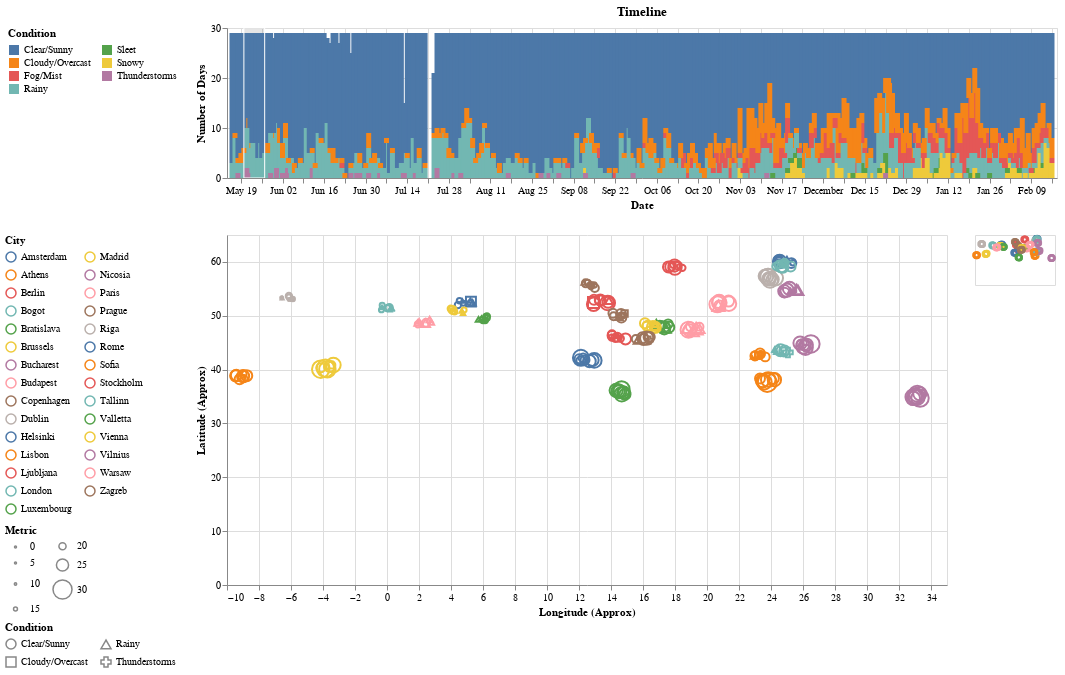

Here is the notebook cell this chart was saved with:
### Code cell
WIDTH, HEIGHT = 800, 500

# Date selection
date_range = (dt.date(2024, 5, 20), dt.date(2024, 5, 27))
date_selection = alt.selection_interval(encodings=['x'], value={'x': date_range})

# Metric dropdown
dropdown = alt.binding_select(
    options=['temperature_celsius', 'humidity'],
    labels=['Temperature °C', 'Humidity %'],
    name='Metric '
)
size_param = alt.param(value='temperature_celsius', bind=dropdown)

# Scaling exponent slider
exp_slider = alt.binding_range(min=1, max=10, step=1, name='Metric Scaling Exponent:')
exp_selection = alt.param(value=5, bind=exp_slider)

# Condition selection
condition_selection = alt.selection_point(fields=['condition'], bind='legend')

# ID point selection
id_point = alt.selection_point(fields=['id'])
id_match = alt.expr.test(id_point.id, alt.datum.id)

# Day, week, month, season selections
day_point = alt.selection_point(fields=['_day', '_week', '_month'])
day_checkbox = alt.param(value=False, bind=alt.binding_checkbox(name='Select same day'))
day_matches = alt.expr.test(day_point._day, alt.datum._day) & alt.expr.test(day_point._week, alt.datum._week) & alt.expr.test(day_point._month, alt.datum._month)

week_point = alt.selection_point(fields=['_week'])
week_checkbox = alt.param(value=False, bind=alt.binding_checkbox(name='Select same week #'))
week_matches = alt.expr.test(week_point._week, alt.datum._week)

month_point = alt.selection_point(fields=['_month'])
month_checkbox = alt.param(value=False, bind=alt.binding_checkbox(name='Select same month'))
month_matches = alt.expr.test(month_point._month, alt.datum._month)

season_point = alt.selection_point(fields=['season'])
season_checkbox = alt.param(value=False, bind=alt.binding_checkbox(name='Select same season'))
season_matches = alt.expr.test(season_point.season, alt.datum.season)

not_checkbox = (~day_checkbox & ~week_checkbox & ~month_checkbox & ~season_checkbox)
selection_boolean = not_checkbox | \
                    (day_checkbox & day_matches) | \
                    (week_checkbox & week_matches) | \
                    (month_checkbox & month_matches) | \
                    (season_checkbox & season_matches)

scale_bind = alt.selection_interval(bind='scales')

# Temperature range sliders (min and max)
temp_min_slider = alt.binding_range(min=df['temperature_celsius'].min(), max=df['temperature_celsius'].max(), step=0.1, name='Temperature (°C) Min:')
temp_max_slider = alt.binding_range(min=df['temperature_celsius'].min(), max=df['temperature_celsius'].max(), step=0.1, name='Temperature (°C) Max:')
temp_min = alt.param(value=df['temperature_celsius'].min(), bind=temp_min_slider)
temp_max = alt.param(value=df['temperature_celsius'].max(), bind=temp_max_slider)

# Humidity range sliders (min and max)
humidity_min_slider = alt.binding_range(min=df['humidity'].min(), max=df['humidity'].max(), step=0.1, name='Humidity (%) Min:')
humidity_max_slider = alt.binding_range(min=df['humidity'].min(), max=df['humidity'].max(), step=0.1, name='Humidity (%) Max:')
humidity_min = alt.param(value=df['humidity'].min(), bind=humidity_min_slider)
humidity_max = alt.param(value=df['humidity'].max(), bind=humidity_max_slider)

search_box = alt.param(
    value='',
    bind=alt.binding(input='search', placeholder='City', name='Search ')
)
search_matches = alt.expr.test(alt.expr.regexp(search_box, 'i'), alt.datum.location_name)

# Minimap
minimap = alt.Chart(df).mark_point().encode(
    x=alt.X('longitude_jitter:Q', title=None, axis=None),
    y=alt.Y('latitude_jitter:Q', title=None, axis=None),
    color=alt.when(scale_bind).then(alt.Color('location_name:N', legend=None)).otherwise(alt.value('lightgray')),
).transform_filter(
    date_selection
).transform_filter(
    selection_boolean
).transform_filter(
    search_matches,
).properties(
    width=0.1 * WIDTH,
    height=0.1 * HEIGHT,
)

# Scatter plot
scatter = alt.Chart(df).mark_point().encode(
    x=alt.X('longitude_jitter:Q', title='Longitude (Approx)'),
    y=alt.Y('latitude_jitter:Q', title='Latitude (Approx)'),
    shape=alt.Shape('condition:N', title='Condition', legend=alt.Legend(orient='left', columns=2)),
    color=alt.Color('location_name:N', title='City', legend=alt.Legend(orient='left', columns=2)),
    size=alt.Size('size:Q', title='Metric', scale=alt.Scale(type='pow', exponent=exp_selection), legend=alt.Legend(orient='left', columns=2)),
    opacity=alt.condition((selection_boolean & id_match), alt.value(1.0), alt.value(0.2)),
    tooltip=[alt.Tooltip('location_name', title='City'),
             alt.Tooltip('condition', title='Condition'),
             alt.Tooltip('date', title='Date'),
             alt.Tooltip('week', title='Week #'),
             alt.Tooltip('season', title='Season'),
             alt.Tooltip('temperature_celsius', title='Temperature (°C)'),
             alt.Tooltip('humidity', title='Humidity (%)')],
).transform_filter(
    date_selection
).transform_filter(
    scale_bind
).transform_filter(
    condition_selection
).transform_filter(
    alt.datum.temperature_celsius >= temp_min
).transform_filter(
    alt.datum.temperature_celsius <= temp_max
).transform_filter(
    alt.datum.humidity >= humidity_min
).transform_filter(
    alt.datum.humidity <= humidity_max
).transform_filter(
    selection_boolean
).transform_filter(
    search_matches,
).add_params(
    search_box,
    scale_bind,
    size_param,
    exp_selection,
    id_point,
    day_point, day_checkbox,
    week_point, week_checkbox,
    month_point, month_checkbox,
    season_point, season_checkbox,
    temp_min,
    temp_max,
    humidity_min,
    humidity_max,
).transform_calculate(
    size=f'datum[{size_param.name}]',
).properties(
    width=0.9 * WIDTH,
    height=0.7 * HEIGHT,
)

# Timeline
timeline = alt.Chart(df).mark_bar().encode(
    x=alt.X('date:T', title='Date'),
    y=alt.Y('count():Q', title='Number of Days'),
    color=alt.Color('condition:N', title='Condition', legend=alt.Legend(orient='left', columns=2)),
    opacity=alt.condition(condition_selection, alt.value(1), alt.value(0.2)),
    tooltip=[alt.Tooltip('date:T', title='Date'),
             alt.Tooltip('week', title='Week #'),
             alt.Tooltip('season', title='Season'),
             alt.Tooltip('condition', title='Condition'),
             alt.Tooltip('count():Q', title='No. of Days')]
).add_params(
    date_selection,
    condition_selection
).properties(
    title='Timeline',
    width=WIDTH + 30,
    height=0.3 * HEIGHT,
).transform_filter(
    selection_boolean
).transform_filter(
    search_matches,
)

# Combine charts
systemB = alt.vconcat(timeline, (scatter | minimap)).resolve_scale(
    color='independent',
    shape='independent',
    size='independent',
).properties(
    # title='System B'
)
systemB.save('systemB.html')
systemB

### Figure 1 — Vega-Lite specification as saved in the notebook (floating-point values rounded to 4 significant figures; data arrays with more than 128 entries replaced by an {"elided": "..."} marker saying what was removed)
{"config": {"view": {"continuousWidth": 300, "continuousHeight": 300}}, "vconcat": [{"mark": {"type": "bar"}, "encoding": {"color": {"field": "condition", "legend": {"columns": 2, "orient": "left"}, "title": "Condition", "type": "nominal"}, "opacity": {"condition": {"param": "param_4", "value": 1}, "value": 0.2}, "tooltip": [{"field": "date", "title": "Date", "type": "temporal"}, {"field": "week", "title": "Week #", "type": "quantitative"}, {"field": "season", "title": "Season", "type": "nominal"}, {"field": "condition", "title": "Condition", "type": "nominal"}, {"aggregate": "count", "title": "No. of Days", "type": "quantitative"}], "x": {"field": "date", "title": "Date", "type": "temporal"}, "y": {"aggregate": "count", "title": "Number of Days", "type": "quantitative"}}, "height": 150.0, "name": "view_2", "title": "Timeline", "transform": [{"filter": "((((((((!param_7) && (!param_9)) && (!param_11)) && (!param_13)) || (param_7 && ((test(param_6._day,datum._day) && test(param_6._week,datum._week)) && test(param_6._month,datum._month)))) || (param_9 && test(param_8._week,datum._week))) || (param_11 && test(param_10._month,datum._month))) || (param_13 && test(param_12.season,datum.season)))"}, {"filter": "test(regexp(param_19,'i'),datum.location_name)"}], "width": 830}, {"hconcat": [{"mark": {"type": "point"}, "encoding": {"color": {"field": "location_name", "legend": {"columns": 2, "orient": "left"}, "title": "City", "type": "nominal"}, "opacity": {"condition": {"test": "(((((((((!param_7) && (!param_9)) && (!param_11)) && (!param_13)) || (param_7 && ((test(param_6._day,datum._day) && test(param_6._week,datum._week)) && test(param_6._month,datum._month)))) || (param_9 && test(param_8._week,datum._week))) || (param_11 && test(param_10._month,datum._month))) || (param_13 && test(param_12.season,datum.season))) && test(param_5.id,datum.id))", "value": 1.0}, "value": 0.2}, "shape": {"field": "condition", "legend": {"columns": 2, "orient": "left"}, "title": "Condition", "type": "nominal"}, "size": {"field": "size", "legend": {"columns": 2, "orient": "left"}, "scale": {"exponent": {"expr": "param_3"}, "type": "pow"}, "title": "Metric", "type": "quantitative"}, "tooltip": [{"field": "location_name", "title": "City", "type": "nominal"}, {"field": "condition", "title": "Condition", "type": "nominal"}, {"field": "date", "title": "Date", "type": "temporal"}, {"field": "week", "title": "Week #", "type": "quantitative"}, {"field": "season", "title": "Season", "type": "nominal"}, {"field": "temperature_celsius", "title": "Temperature (°C)", "type": "quantitative"}, {"field": "humidity", "title": "Humidity (%)", "type": "quantitative"}], "x": {"field": "longitude_jitter", "title": "Longitude (Approx)", "type": "quantitative"}, "y": {"field": "latitude_jitter", "title": "Latitude (Approx)", "type": "quantitative"}}, "height": 350.0, "name": "view_1", "transform": [{"filter": {"param": "param_1"}}, {"filter": {"param": "param_14"}}, {"filter": {"param": "param_4"}}, {"filter": "(datum.temperature_celsius >= param_15)"}, {"filter": "(datum.temperature_celsius <= param_16)"}, {"filter": "(datum.humidity >= param_17)"}, {"filter": "(datum.humidity <= param_18)"}, {"filter": "((((((((!param_7) && (!param_9)) && (!param_11)) && (!param_13)) || (param_7 && ((test(param_6._day,datum._day) && test(param_6._week,datum._week)) && test(param_6._month,datum._month)))) || (param_9 && test(param_8._week,datum._week))) || (param_11 && test(param_10._month,datum._month))) || (param_13 && test(param_12.season,datum.season)))"}, {"filter": "test(regexp(param_19,'i'),datum.location_name)"}, {"calculate": "datum[param_2]", "as": "size"}], "width": 720.0}, {"mark": {"type": "point"}, "encoding": {"color": {"condition": {"param": "param_14", "field": "location_name", "legend": null, "type": "nominal"}, "value": "lightgray"}, "x": {"axis": null, "field": "longitude_jitter", "title": null, "type": "quantitative"}, "y": {"axis": null, "field": "latitude_jitter", "title": null, "type": "quantitative"}}, "height": 50.0, "transform": [{"filter": {"param": "param_1"}}, {"filter": "((((((((!param_7) && (!param_9)) && (!param_11)) && (!param_13)) || (param_7 && ((test(param_6._day,datum._day) && test(param_6._week,datum._week)) && test(param_6._month,datum._month)))) || (param_9 && test(param_8._week,datum._week))) || (param_11 && test(param_10._month,datum._month))) || (param_13 && test(param_12.season,datum.season)))"}, {"filter": "test(regexp(param_19,'i'),datum.location_name)"}], "width": 80.0}]}], "data": {"name": "data-72e334afba9e60a4cb6ebb97d9a54ed0"}, "params": [{"name": "param_1", "select": {"type": "interval", "encodings": ["x"]}, "value": {"x": [{"year": 2024, "month": 5, "date": 20}, {"year": 2024, "month": 5, "date": 27}]}, "views": ["view_2"]}, {"name": "param_4", "select": {"type": "point", "fields": ["condition"]}, "bind": "legend", "views": ["view_2"]}, {"name": "param_19", "bind": {"input": "search", "name": "Search ", "placeholder": "City"}, "value": ""}, {"name": "param_14", "select": {"type": "interval"}, "bind": "scales", "views": ["view_1"]}, {"name": "param_2", "bind": {"input": "select", "options": ["temperature_celsius", "humidity"], "labels": ["Temperature °C", "Humidity %"], "name": "Metric "}, "value": "temperature_celsius"}, {"name": "param_3", "bind": {"input": "range", "max": 10, "min": 1, "name": "Metric Scaling Exponent:", "step": 1}, "value": 5}, {"name": "param_5", "select": {"type": "point", "fields": ["id"]}, "views": ["view_1"]}, {"name": "param_6", "select": {"type": "point", "fields": ["_day", "_week", "_month"]}, "views": ["view_1"]}, {"name": "param_7", "bind": {"input": "checkbox", "name": "Select same day"}, "value": false}, {"name": "param_8", "select": {"type": "point", "fields": ["_week"]}, "views": ["view_1"]}, {"name": "param_9", "bind": {"input": "checkbox", "name": "Select same week #"}, "value": false}, {"name": "param_10", "select": {"type": "point", "fields": ["_month"]}, "views": ["view_1"]}, {"name": "param_11", "bind": {"input": "checkbox", "name": "Select same month"}, "value": false}, {"name": "param_12", "select": {"type": "point", "fields": ["season"]}, "views": ["view_1"]}, {"name": "param_13", "bind": {"input": "checkbox", "name": "Select same season"}, "value": false}, {"name": "param_15", "bind": {"input": "range", "max": 41.1, "min": -9.9, "name": "Temperature (°C) Min:", "step": 0.1}, "value": -9.9}, {"name": "param_16", "bind": {"input": "range", "max": 41.1, "min": -9.9, "name": "Temperature (°C) Max:", "step": 0.1}, "value": 41.1}, {"name": "param_17", "bind": {"input": "range", "max": 100, "min": 10, "name": "Humidity (%) Min:", "step": 0.1}, "value": 10}, {"name": "param_18", "bind": {"input": "range", "max": 100, "min": 10, "name": "Humidity (%) Max:", "step": 0.1}, "value": 100}], "resolve": {"scale": {"color": "independent", "shape": "independent", "size": "independent"}}, "$schema": "https://vega.github.io/schema/vega-lite/v5.20.1.json", "datasets": {"data-72e334afba9e60a4cb6ebb97d9a54ed0": {"elided": "7943 records"}}}
